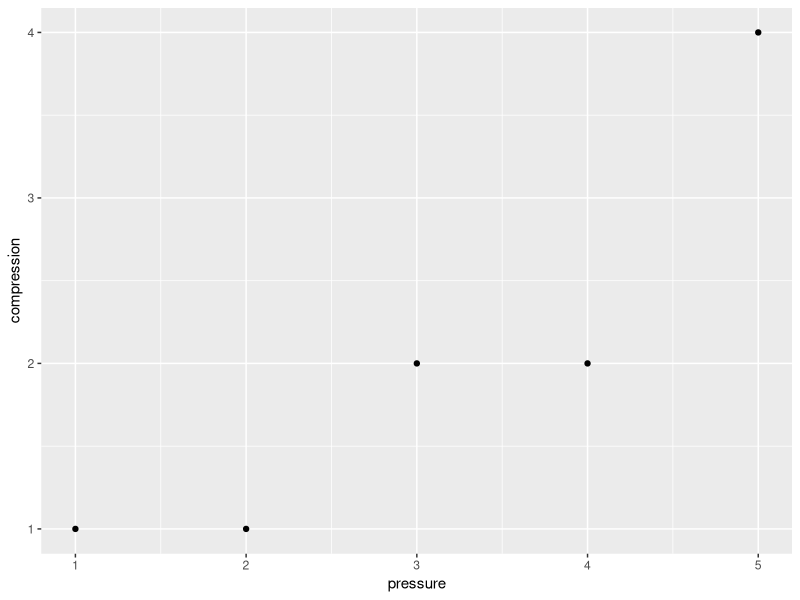
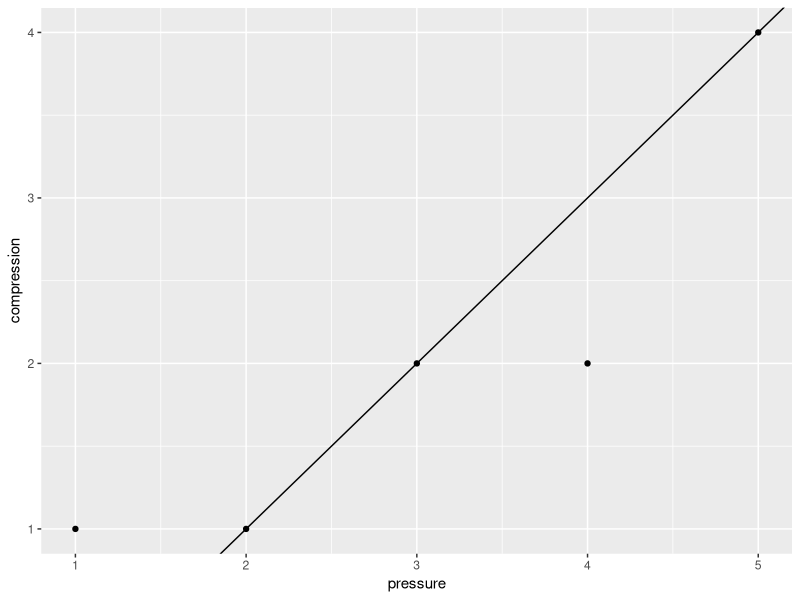
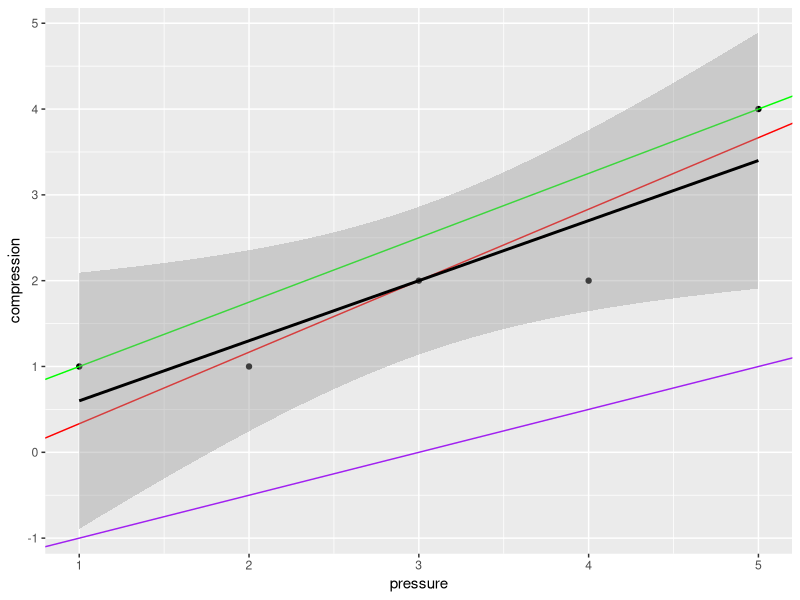

Write R code to recreate these figures, in order.
## ---- chunk 1
data = data.frame(pressure=1:5, compression=c(1,1,2,2,4))
data
## ---- chunk 2
library(ggplot2)
ggplot(data=data, mapping=aes(x=pressure, y=compression)) + geom_point()
## ---- chunk 3
ggplot(data=data, mapping=aes(x=pressure, y=compression)) + geom_point() +
  geom_abline(intercept=-1, slope=1) 
## ---- chunk 4
ggplot(data, mapping=aes(x=pressure, y=compression)) + geom_point() + geom_abline(intercept=1/4, slope=3/4, color='green') + geom_abline(intercept=-1.5, slope=0.5,color='purple') + geom_abline(intercept=-0.5, slope=5/6, color='red') + geom_smooth(method='lm', color='black')
